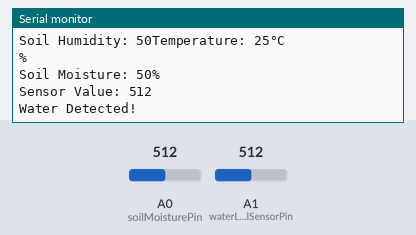
Simulated run of this sketch. Board: Arduino Uno, built with avr-gcc and run on an emulated ATmega328P. Shown: the last lines printed to the serial monitor. Inputs (shaded band) come from the test bench; at power-on: A1 (waterLevelSensorPin) = 512, A0 (soilMoisturePin) = 512. Random numbers use the default seed unless the sketch sets one.

Above: at 4.8 s.
4.9 s: A1 (waterLevelSensorPin) set to 491
At 9.5 s:
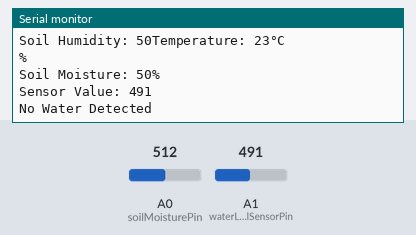
13.6 s: A0 (soilMoisturePin) set to 490
At 17.0 s:
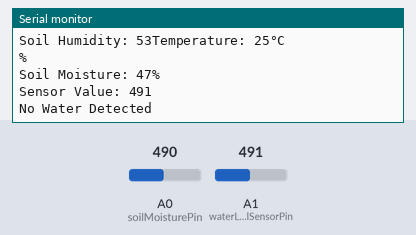
18.6 s: A1 (waterLevelSensorPin) set to 510
At 21.3 s:
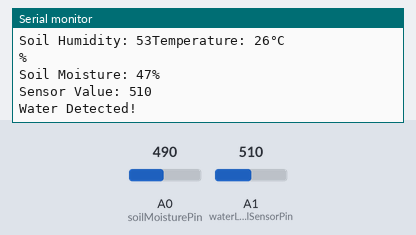
23.6 s: A0 (soilMoisturePin) set to 510
At 25.6 s:
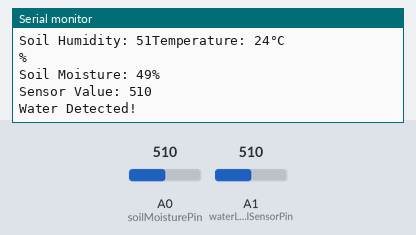
Timing chart, 0 to 27.1 s (numbered marks = the images above; inputs shaded):
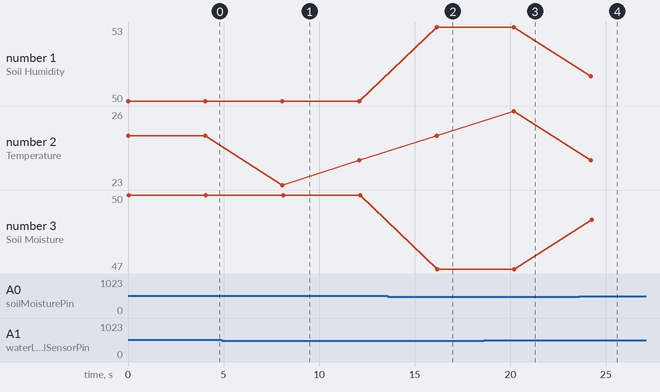

Measured:
- the behaviour switches between 500 and 499 on A1 (waterLevelSensorPin) (found by bisection; images 0 and 1)
- after the input at 4.9 s, the serial monitor: prints a new line after 3.2 s (image 1)
- after the input at 13.6 s, the serial monitor: prints a new line after 2.5 s (image 2)
- after the input at 18.6 s, the serial monitor: prints a new line after 1.6 s (image 3)
- after the input at 23.6 s, the serial monitor: prints a new line after 0.61 s (image 4)
- plotted number 1: 50 → 53 after the input at 13.6 s, 53 → 51 after the input at 23.6 s
- plotted number 3: 50 → 47 after the input at 13.6 s, 47 → 49 after the input at 23.6 s

The sketch:

sketch_apr26a.ino
```cpp
// Define the pin connected to the soil moisture sensor
const int soilMoisturePin = A0;
const int waterLevelSensorPin = A1; // Analog pin A1

// Define the threshold value for considering water present
const int waterThreshold = 500;

void setup() {
  // Initialize serial communication
  Serial.begin(9600);
}

void loop() {
  // Read the soil moisture value
  int soilMoistureValue = analogRead(soilMoisturePin);

  // Convert the analog value to voltage (0-5V)
  float voltage = soilMoistureValue * (5.0 / 1023.0);
  int moisturePercentage = map(soilMoistureValue, 0, 1023, 0, 100);
int Temp=0;
 for (int i = 0; i < 5; i++) {
  float Temperature = random(20, 30);
  Temp=Temp+Temperature;

  }


  // Convert voltage to percentage (assuming the sensor outputs 0V when dry and 5V when wet)
  // You may need to adjust these values based on your sensor's specifications

  int NEWMOISTURE=0;
 for (int i = 0; i < 5; i++) {
   int moisturePercentage = map(soilMoistureValue, 0, 1023, 0, 100);
    NEWMOISTURE= moisturePercentage+NEWMOISTURE;
  }
  int NEWHUMIDITY=0;
 for (int i = 0; i < 5; i++) {
  int humidityPercentage = map(soilMoistureValue, 0, 1023, 100, 0);
    NEWHUMIDITY= humidityPercentage + NEWHUMIDITY;
  }
  NEWHUMIDITY=(NEWHUMIDITY/5);
  NEWMOISTURE=(NEWMOISTURE/5);
  // Print the humidity percentage
  Serial.print("Soil Humidity: ");

  Serial.print(NEWHUMIDITY);
   Temp=(Temp/5);
  // Print random temperature value
  Serial.print("Temperature: ");
  Serial.print(Temp);
  Serial.println("°C");

Serial.println("%");
    Serial.print("Soil Moisture: ");
    Serial.print(moisturePercentage);
  Serial.println("%");
  int sensorValue = analogRead(waterLevelSensorPin);

  // Print the sensor value to the serial monitor
  Serial.print("Sensor Value: ");
  Serial.println(sensorValue);

  // Check if the water level is above the threshold
  if (sensorValue >= waterThreshold) {
    Serial.println("Water Detected!"); // Water is present
  } else {
    Serial.println("No Water Detected"); // No water is present
  }

  // Delay before taking the next reading
  delay(4000); // Adjust as needed
}
```
